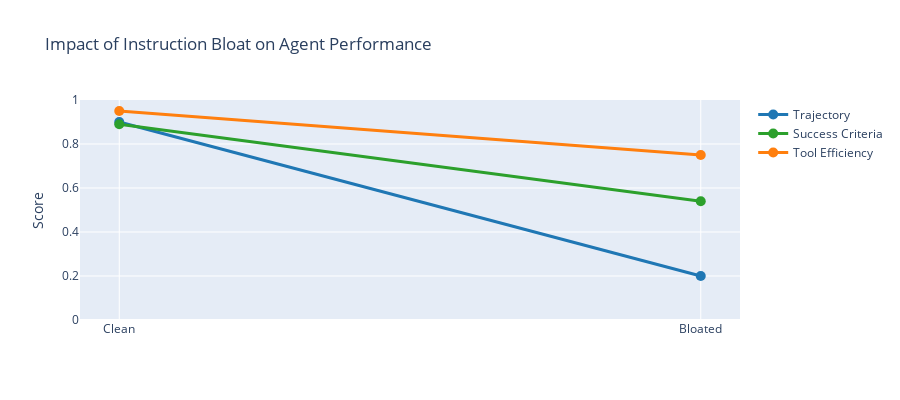

The notebook cell saved with this chart:
### Markdown cell above
### Analyzing Instruction Bloat Impact

Let's see how extra instructions affected performance:

### Code cell
# Extract and compare instruction bloat impact
clean_baseline_metrics = get_metrics_from_experiment(noise_experiments["100-pct-relevant"])
bloated_metrics = get_metrics_from_experiment(noisy_instruction_experiment)

# Create multi-line plot showing metric degradation
fig = go.Figure()

fig.add_trace(go.Scatter(
    x=['Clean', 'Bloated'],
    y=[clean_baseline_metrics.get("llm_trajectory", 0), bloated_metrics.get("llm_trajectory", 0)],
    mode='lines+markers',
    name='Trajectory',
    line=dict(color='#1f77b4', width=3),
    marker=dict(size=10)
))

fig.add_trace(go.Scatter(
    x=['Clean', 'Bloated'],
    y=[clean_baseline_metrics.get("success_criteria", 0), bloated_metrics.get("success_criteria", 0)],
    mode='lines+markers',
    name='Success Criteria',
    line=dict(color='#2ca02c', width=3),
    marker=dict(size=10)
))

fig.add_trace(go.Scatter(
    x=['Clean', 'Bloated'],
    y=[clean_baseline_metrics.get("tool_efficiency", 0), bloated_metrics.get("tool_efficiency", 0)],
    mode='lines+markers',
    name='Tool Efficiency',
    line=dict(color='#ff7f0e', width=3),
    marker=dict(size=10)
))

fig.update_layout(
    title="Impact of Instruction Bloat on Agent Performance",
    yaxis_title="Score",
    yaxis=dict(range=[0, 1.0]),
    height=400,
    hovermode='x unified'
)

fig.show()

# Create comparison table
instruction_impact = {
    "Metric": ["Trajectory", "Success Criteria", "Tool Efficiency"],
    "Clean Instructions": [
        f"{clean_baseline_metrics.get('llm_trajectory', 0):.2f}",
        f"{clean_baseline_metrics.get('success_criteria', 0):.2f}",
        f"{clean_baseline_metrics.get('tool_efficiency', 0):.2f}"
    ],
    "Bloated Instructions": [
        f"{bloated_metrics.get('llm_trajectory', 0):.2f}",
        f"{bloated_metrics.get('success_criteria', 0):.2f}",
        f"{bloated_metrics.get('tool_efficiency', 0):.2f}"
    ]
}

df_instructions = pd.DataFrame(instruction_impact)
display(df_instructions)

print("\nKey Findings on Instruction Bloat:")
traj_drop = ((clean_baseline_metrics.get("llm_trajectory", 0) - bloated_metrics.get("llm_trajectory", 0)) / clean_baseline_metrics.get("llm_trajectory", 1) * 100) if clean_baseline_metrics.get("llm_trajectory", 0) > 0 else 0
sc_drop = ((clean_baseline_metrics.get("success_criteria", 0) - bloated_metrics.get("success_criteria", 0)) / clean_baseline_metrics.get("success_criteria", 1) * 100) if clean_baseline_metrics.get("success_criteria", 0) > 0 else 0
print(f"   Trajectory match degraded by {traj_drop:.0f}%")
print(f"   Success criteria degraded by {sc_drop:.0f}%")
print(f"   Tool efficiency: {bloated_metrics.get('tool_efficiency', 0):.2f}")
print("   - Extra instructions from irrelevant domains confuse the agent")
print("   - Agent may miss obvious tool choices")
print("   - Focused instructions lead to better tool selection")

### Figure 1 — Plotly figure (JSON) as saved in the notebook; plotly's stock layout.template omitted (floating-point values rounded to 4 significant figures)
{"data": [{"line": {"color": "#1f77b4", "width": 3}, "marker": {"size": 10}, "mode": "lines+markers", "name": "Trajectory", "type": "scatter", "x": ["Clean", "Bloated"], "y": [0.9, 0.2]}, {"line": {"color": "#2ca02c", "width": 3}, "marker": {"size": 10}, "mode": "lines+markers", "name": "Success Criteria", "type": "scatter", "x": ["Clean", "Bloated"], "y": [0.89, 0.54]}, {"line": {"color": "#ff7f0e", "width": 3}, "marker": {"size": 10}, "mode": "lines+markers", "name": "Tool Efficiency", "type": "scatter", "x": ["Clean", "Bloated"], "y": [0.95, 0.75]}], "layout": {"height": 400, "hovermode": "x unified", "title": {"text": "Impact of Instruction Bloat on Agent Performance"}, "yaxis": {"range": [0, 1], "title": {"text": "Score"}}}}
